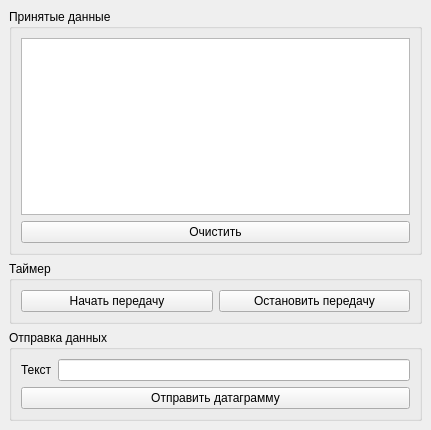
<?xml version="1.0" encoding="UTF-8"?>
<ui version="4.0">
 <class>MainWindow</class>
 <widget class="QMainWindow" name="MainWindow">
  <property name="geometry">
   <rect>
    <x>0</x>
    <y>0</y>
    <width>431</width>
    <height>430</height>
   </rect>
  </property>
  <property name="windowTitle">
   <string>MainWindow</string>
  </property>
  <widget class="QWidget" name="centralwidget">
   <layout class="QVBoxLayout" name="verticalLayout_2">
    <item>
     <widget class="QGroupBox" name="gb_ReceivedData">
      <property name="title">
       <string>Принятые данные</string>
      </property>
      <layout class="QVBoxLayout" name="verticalLayout">
       <item>
        <widget class="QTextEdit" name="te_result">
         <property name="readOnly">
          <bool>true</bool>
         </property>
        </widget>
       </item>
       <item>
        <widget class="QPushButton" name="pb_Clear">
         <property name="text">
          <string>Очистить</string>
         </property>
        </widget>
       </item>
      </layout>
     </widget>
    </item>
    <item>
     <widget class="QGroupBox" name="groupBox">
      <property name="title">
       <string>Таймер</string>
      </property>
      <layout class="QHBoxLayout" name="horizontalLayout">
       <item>
        <widget class="QPushButton" name="pb_Start">
         <property name="text">
          <string>Начать передачу</string>
         </property>
        </widget>
       </item>
       <item>
        <widget class="QPushButton" name="pb_Stop">
         <property name="text">
          <string>Остановить передачу</string>
         </property>
        </widget>
       </item>
      </layout>
     </widget>
    </item>
    <item>
     <widget class="QGroupBox" name="gb_DataToSend">
      <property name="title">
       <string>Отправка данных</string>
      </property>
      <layout class="QGridLayout" name="gridLayout">
       <item row="0" column="0">
        <widget class="QLabel" name="lb_TextToSend">
         <property name="text">
          <string>Текст</string>
         </property>
        </widget>
       </item>
       <item row="0" column="1">
        <widget class="QLineEdit" name="le_TextToSend"/>
       </item>
       <item row="1" column="0" colspan="2">
        <widget class="QPushButton" name="pb_Send">
         <property name="text">
          <string>Отправить датаграмму</string>
         </property>
        </widget>
       </item>
      </layout>
     </widget>
    </item>
   </layout>
  </widget>
 </widget>
 <tabstops>
  <tabstop>pb_Start</tabstop>
  <tabstop>pb_Stop</tabstop>
  <tabstop>le_TextToSend</tabstop>
  <tabstop>pb_Send</tabstop>
  <tabstop>te_result</tabstop>
  <tabstop>pb_Clear</tabstop>
 </tabstops>
 <resources/>
 <connections>
  <connection>
   <sender>pb_Clear</sender>
   <signal>clicked()</signal>
   <receiver>te_result</receiver>
   <slot>clear()</slot>
   <hints>
    <hint type="sourcelabel">
     <x>203</x>
     <y>300</y>
    </hint>
    <hint type="destinationlabel">
     <x>179</x>
     <y>193</y>
    </hint>
   </hints>
  </connection>
 </connections>
</ui>
